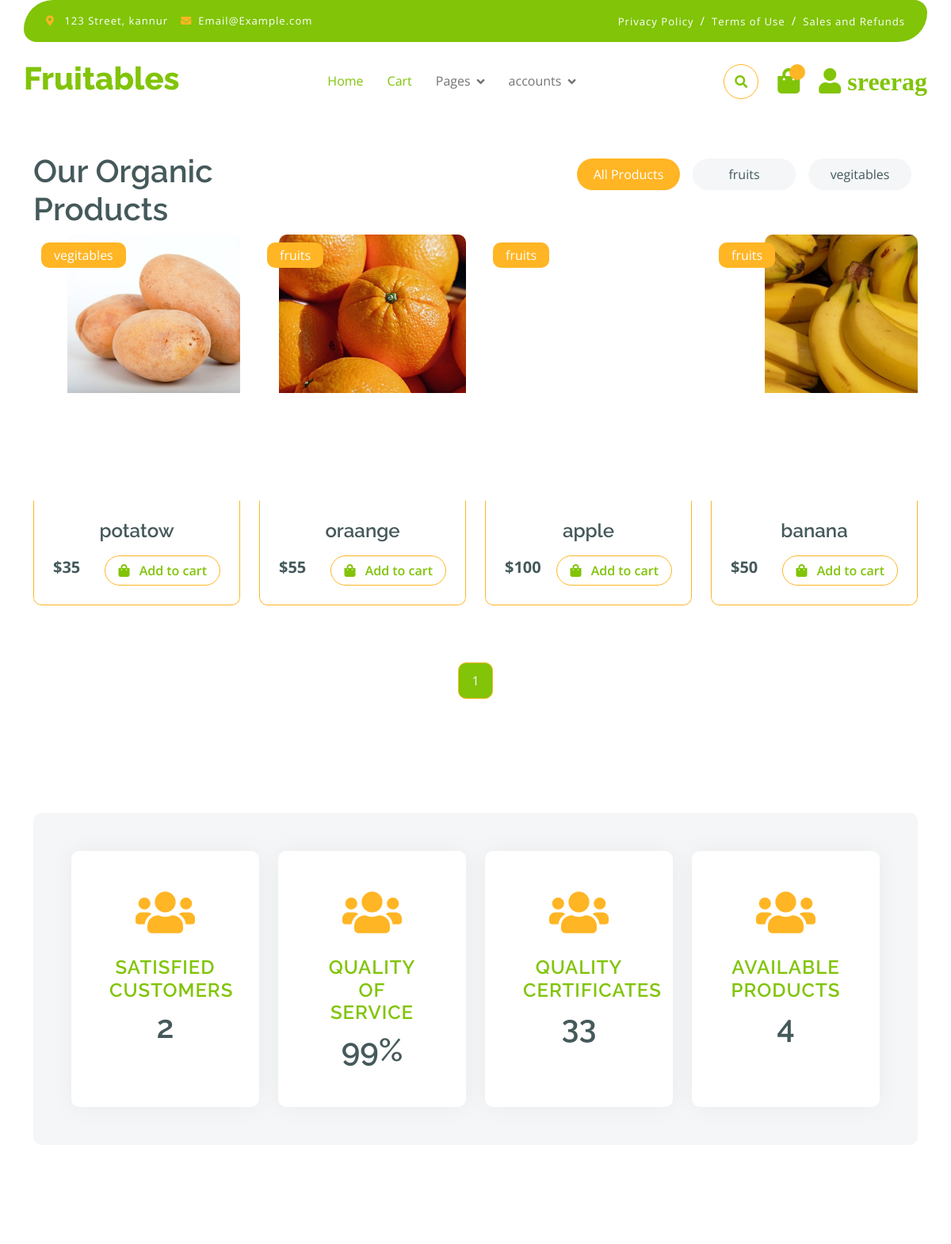
Page / (signed in, upper part) on the earlier database version.
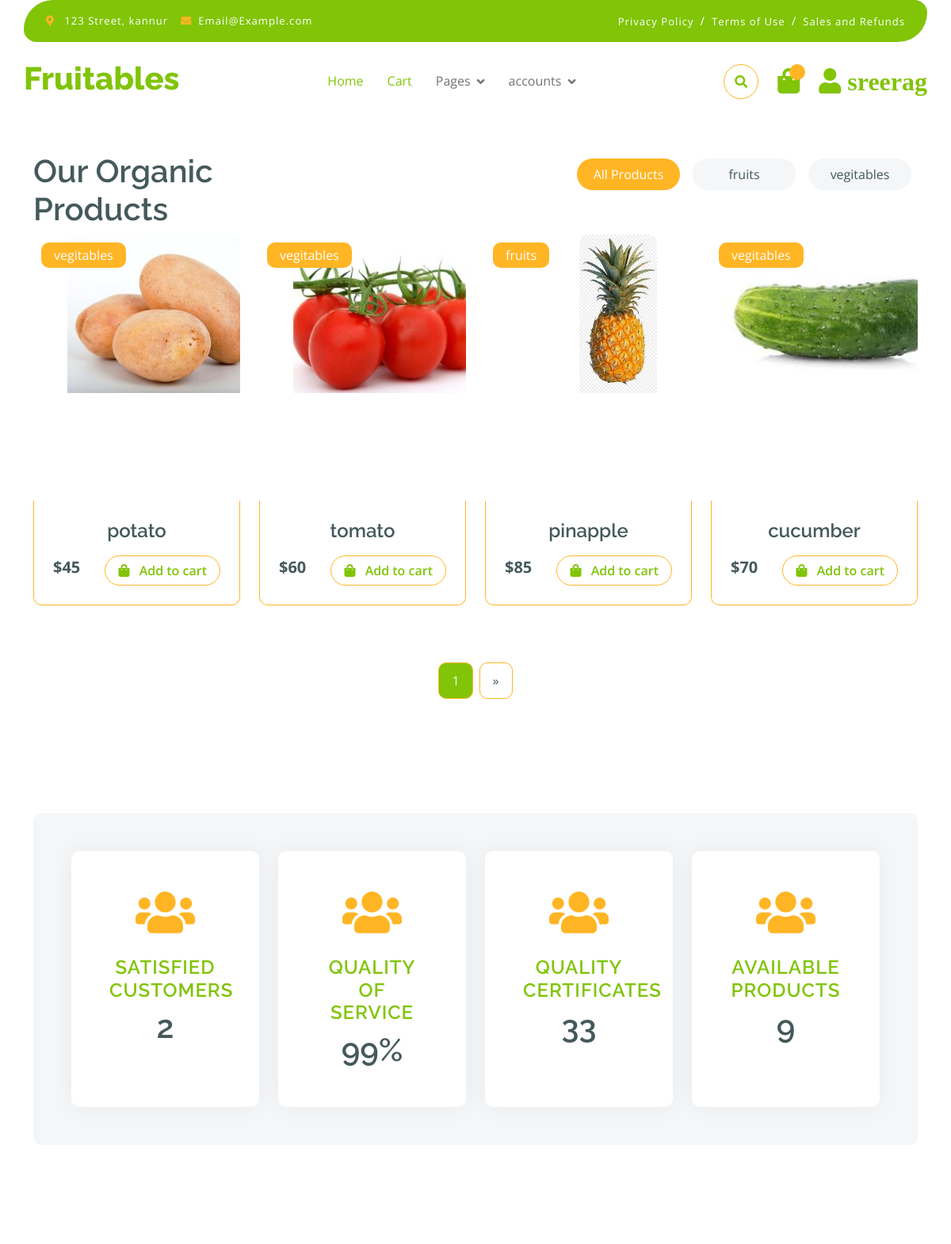
Same page on the later database version.
### app/models.py (models this page shows, shortened)
class Category(models.Model):
    name = models.CharField(max_length=50)
    def __str__(self):
        return self.name

class Product(models.Model):
    name = models.CharField(max_length=50, blank=True, null=True)
    desc = models.TextField(blank=True, null=True)
    price = models.IntegerField(blank=True, null=True)
    image = models.ImageField(
        upload_to='images', default='image not available')
    thumbnails = models.ImageField(upload_to='thumbnail', blank=True)
    categ = models.ForeignKey(
        'category', on_delete=models.CASCADE, blank=True, null=True)
    created = models.DateTimeField(auto_now=True)
    class Meta:
        ordering = ['-created']

### app/views.py (the view)
# urls.py: path('',index,name='index'),
@login_required(login_url='login')
def index(request, **kwargs):
    user = User.objects.all().count()
    category = Category.objects.all()
    products = Product.objects.all()
    total_products = products.count()
    p = Paginator(products,4)
    page_number = request.GET.get('page')
    try:
        page_obj = p.get_page(page_number)
    except PageNotAnInteger:
        page_obj = p.page(1)
    except EmptyPage:
        page_obj = p.page(p.num_pages)
    context = { 'category': category,
               'user': user, 'total_products': total_products,'page_obj': page_obj, }
    return render(request, 'products.html', context)

### templates/products.html (shortened to what the changed rows need)
{% extends "index.html" %}
{% block products %}
<br>
<br>
<br><br>
<div class="container-fluid fruite py-5">
    <div class="container py-5">
        <div class="tab-class text-center">
            <div class="row g-4">
                <div class="col-lg-4 text-start">
                    <h1>Our Organic Products</h1>
                </div>
                <div class="col-lg-8 text-end">
                    <ul class="nav nav-pills d-inline-flex text-center mb-5">
                        {% for i in category  %}
                          <li class="nav-item">
                            <a class="d-flex py-2 m-2 bg-light rounded-pill"  href="{% url 'productfilter' i.id %}">
                                <span class="text-dark" style="width: 130px;">{{i.name}}</span>
                            </a>
                        </li>
                        {% endfor %}
                    </ul>
                </div>
            </div>
              <div class="tab-content">
                <div id="tab-1" class="tab-pane fade show p-0 active">
                    <div class="row g-4">
                        <div class="col-lg-12">
                            <div class="row g-4">
                              {% for i in page_obj  %}
                                <div class="col-md-6 col-lg-4 col-xl-3" >
                                  <a href="{% url 'shopdetails' i.id %}">
                                    <div class="rounded position-relative fruite-item" >
                                        <div class="fruite-img">
                                            <img src="{{i.image.url}}" class="img-fluid  rounded-top" alt="" style="height: 200px; ">
                                        </div>
                                        <div class="text-white bg-secondary px-3 py-1 rounded position-absolute" style="top: 10px; left: 10px;">{{i.categ}}</div>
                                        <div class="p-4 border border-secondary border-top-0 rounded-bottom">
                                            <h4>{{i.name}}</h4>
                                            <div class="d-flex justify-content-between flex-lg-wrap">
                                                <p class="text-dark fs-5 fw-bold mb-0"> ${{i.price}}</p>
                                                <a href="{% url 'addtocart' i.id %}" class="btn border border-secondary rounded-pill px-3 text-primary"><i class="fa fa-shopping-bag me-2 text-primary"></i> Add to cart</a>
                                            </div>
                                        </div>
                                    </div>
                                  </a>
                                </div>
                              {%endfor%}
                              <center>
                                <div class="pagination d-flex justify-content-center mt-5">
                                <a href="#" class="active rounded">{{page_obj.number}}</a>
                                {%if page_obj.has_next %}
                                  <a href="?page={{page_obj.next_page_number}}" class="rounded">&raquo;</a>
                                {% endif %}</div>
                                </center>
                            </div>
                        </div>
                    </div>
                </div>
            </div>
        </div>
    </div>
  </div>
  <div class="container-fluid py-5">
    <div class="container">
      <div class="bg-light p-5 rounded">
        <div class="row g-4 justify-content-center">
          <div class="col-md-6 col-lg-6 col-xl-3">
            <div class="counter bg-white rounded p-5">
              <h1>{{user}}</h1>
            </div>
          </div>
          <div class="col-md-6 col-lg-6 col-xl-3">
            <div class="counter bg-white rounded p-5">
              <h1>99%</h1>
            </div>
          </div>
          <div class="col-md-6 col-lg-6 col-xl-3">
            <div class="counter bg-white rounded p-5">
              <h1>33</h1>
            </div>
          </div>
          <div class="col-md-6 col-lg-6 col-xl-3">
            <div class="counter bg-white rounded p-5">
              <i class="fa fa-users text-secondary"></i>
              <h4>Available Products</h4>
              <h1>{{total_products}}</h1>
            </div>
          </div>
        </div>
      </div>
    </div>
  </div>
{% endblock products %}

Differences in the rows shown:
removed Product: image (picture), categ "vegitables", name "potatow", price "35"
removed Product: image (picture), categ "fruits", name "oraange", price "55"
removed Product: categ "fruits", name "apple", price "100"
removed Product: image (picture), categ "fruits", name "banana", price "50"
added Product: image (picture), categ "vegitables", name "potato", price "45"
added Product: image (picture), categ "vegitables", name "tomato", price "60"
added Product: image (picture), categ "fruits", name "pinapple", price "85"
added Product: image (picture), categ "vegitables", name "cucumber", price "70"
Other differences:
{{ total_products }}: "4" → "9"
